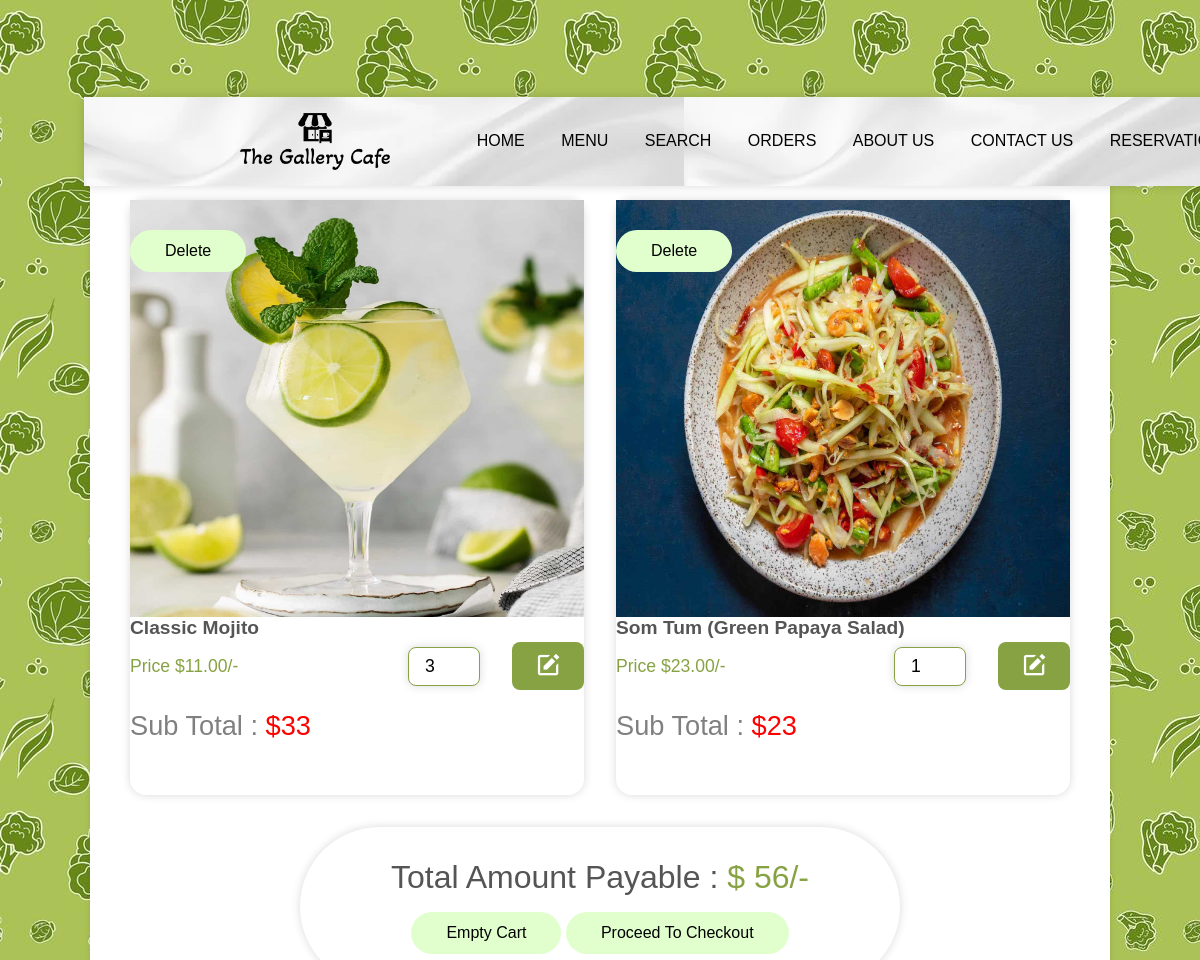
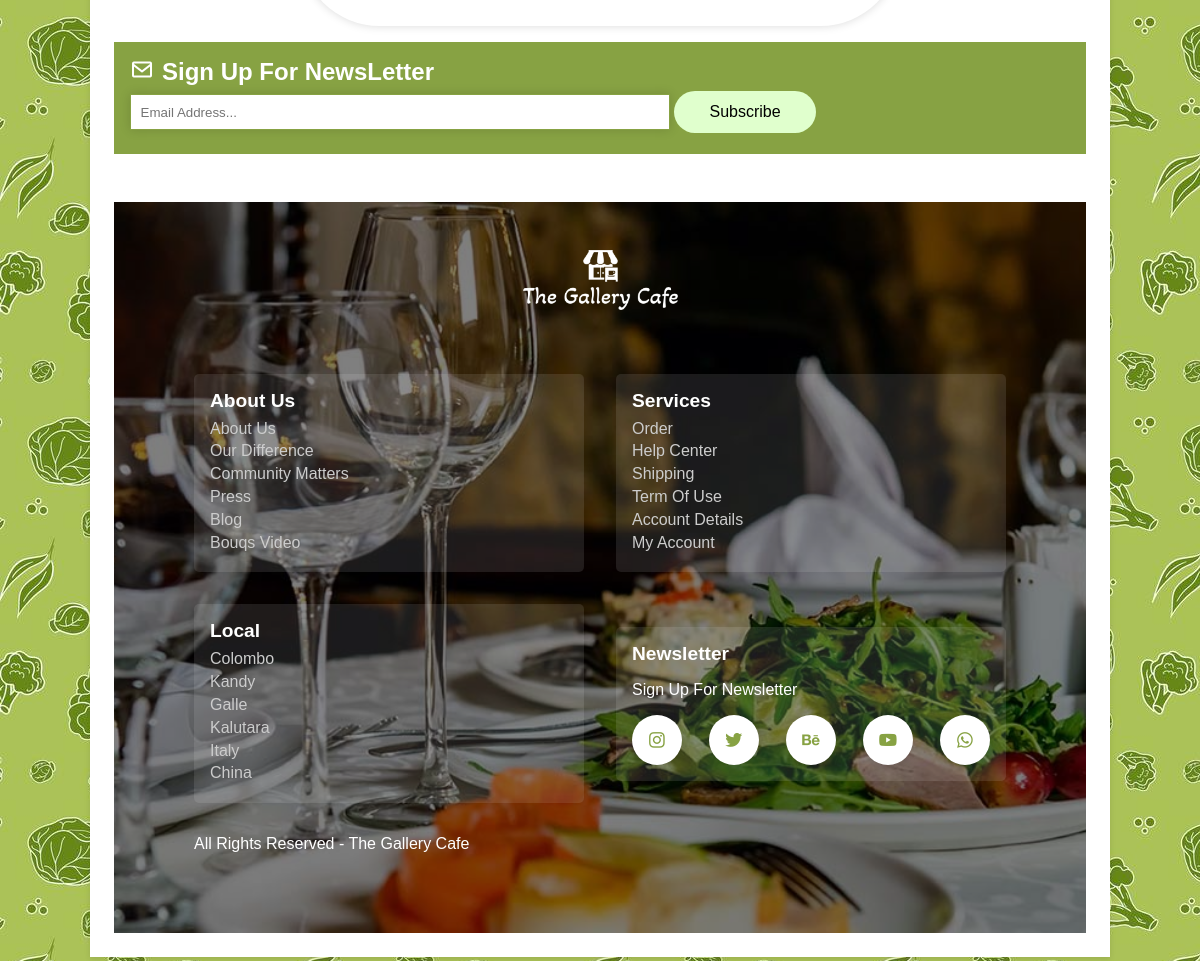
The app's page /cart.php (signed in) with its own data (2 pictures, top to bottom).
### tables this page shows
CREATE TABLE `cart` (
  `id` varchar(11) NOT NULL,
  `user_id` varchar(50) NOT NULL,
  `product_id` int(11) NOT NULL,
  `quantity` int(11) NOT NULL DEFAULT 1,
  `price` decimal(10,2) NOT NULL
);

CREATE TABLE `menu_items` (
  `id` int(11) NOT NULL,
  `name` varchar(255) NOT NULL,
  `description` text DEFAULT NULL,
  `price` decimal(10,2) DEFAULT NULL,
  `image_url` varchar(255) DEFAULT NULL,
  `category_id` int(11) DEFAULT NULL
);

### cart.php (the view, shortened to what this page needs)
<?php
include 'connection.php';
if (isset($_SESSION['user_id'])) {
    $user_id = $_SESSION['user_id'];
} else {
    $user_id = '';
}
?>
<!DOCTYPE html>
<html lang="en">
<head>
    <link href="https://unpkg.com/boxicons@2.1.4/css/boxicons.min.css" rel="stylesheet">
</head>
<body>
    <?php include 'header.php'; ?>
    <div class="main">
    <section class="products">
    <div class="box-container">
    <?php
        $grand_total = 0;
        $select_cart = $conn->prepare("SELECT * FROM `cart` WHERE user_id = ?");
        $select_cart->execute([$user_id]);
        if ($select_cart->rowCount() > 0) {
            while($fetch_cart = $select_cart->fetch(PDO::FETCH_ASSOC)){
                $select_products = $conn->prepare("SELECT * FROM `menu_items` WHERE id = ?");
                $select_products->execute([$fetch_cart['product_id']]);
                if ($select_products->rowCount() > 0) {
                    $fetch_products = $select_products->fetch(PDO::FETCH_ASSOC);
    ?>
    <form method="post" action="" class="box">
        <img src="img/<?=$fetch_products['image_url']; ?>"class="img">
        <h3 class="name"><?=$fetch_products['name']; ?></h3>
        <div class="flex">
            <p class="price">Price $<?=$fetch_products['price']; ?>/-</p>
            <input type="number" name="quantity" required min ="1" value="<?=$fetch_cart['quantity']; ?>" max="99" maxlength="2" class="quantity">
            <button type="submit" name="update_cart" class="bx bxs-edit fa-edit"></button>
        </div>
        <p class="sub-total">Sub Total : <span>$<?=$sub_total = ($fetch_cart['quantity']* $fetch_cart['price']) ?></span></p>
        <button type="submit" name="delete_item" class="btn" onclick="return confirm('Delete this item')">Delete</button>
    </form>
    <?php
                    $grand_total += $sub_total;
                }else{
                    echo '<p class="empty">Product was not found</p>';
                }
            }
        } else {
            echo '<p class="empty">No products added yet!</p>';
        }
    ?>
</div>
<?php
    if ($grand_total !=0) {
?>
<div class="cart-total">
    <p>Total Amount Payable : <span>$ <?= $grand_total; ?>/-</span></p>
    <div class="button">
        <form method="post">
            <button type="submit" name="empty_cart" class="btn" onclick="return confirm('Are you sure you want to empty your cart?')">Empty Cart</button>
            <a href="checkout.php" class="btn">Proceed to checkout</a>
        </form>
    </div>
</div>
<?php } ?>
    </section>
    <?php include 'footer.php'; ?>
    </div>
</body>
</html>

### records on screen
cart: product.image_url (picture), product.name "Classic Mojito", product.price "11.00", quantity "3", $sub_total = ($fetch_cart['quantity']* $fetch_cart['price']) "33"
cart: product.image_url (picture), product.name "Som Tum (Green Papaya Salad)", product.price "23.00", quantity "1", $sub_total = ($fetch_cart['quantity']* $fetch_cart['price']) "23"

### other values on screen
$grand_total "56"
